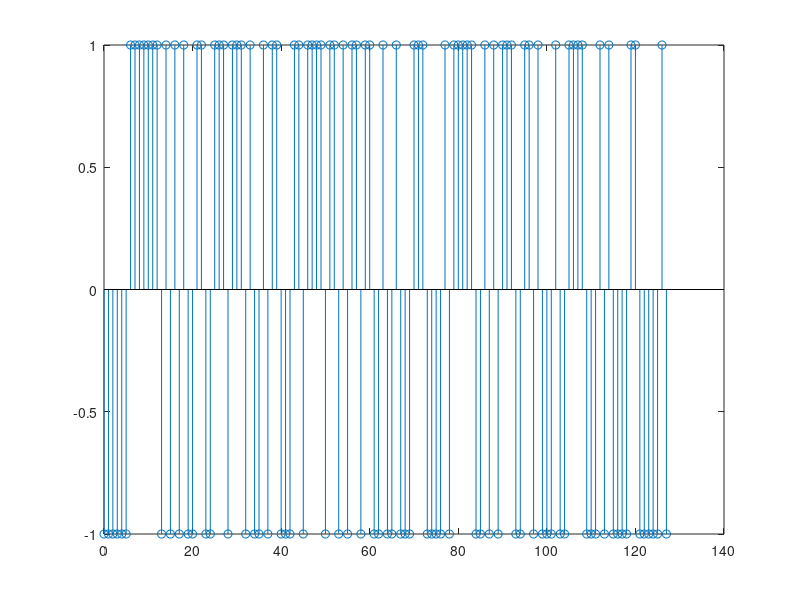

Write MATLAB code to recreate this figure.
clear all
clf
register=[1 0 0 0 0 0 0];
for ri=1:128,
m15(ri)=register(1,7);
register(2:7)=register(1:6);
register(1,1)=rem((register(1,1)+m15(1,ri)),2);
end
m15=2*m15-1;
stem((0:127),m15)